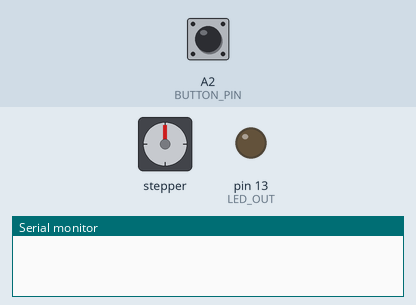
Simulated run of this sketch. Board: Arduino Leonardo, built with avr-gcc and run on an emulated ATmega32U4. On the bench: stepper motor, output pins drawn as LEDs (lit = HIGH), the last lines printed to the serial monitor. Wiring (inferred from the names in the program): stepper motor driver (200 steps per turn assumed): step pin 5; direction pin 4; enable pin 6. Inputs (shaded band) come from the test bench; at power-on: A2 (BUTTON_PIN) HIGH. USB keyboard and mouse output is not drawn; pins used as bus, display or sensor lines are not drawn.

Above: at 2.2 s.
2.3 s: A2 (BUTTON_PIN) pulled LOW for 0.15 s
At 2.73 s:
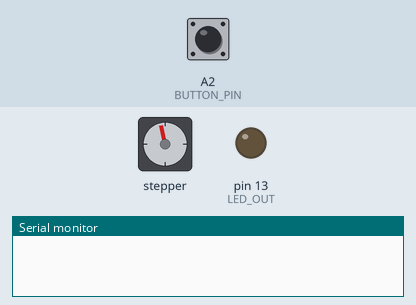
At 8.4 s:
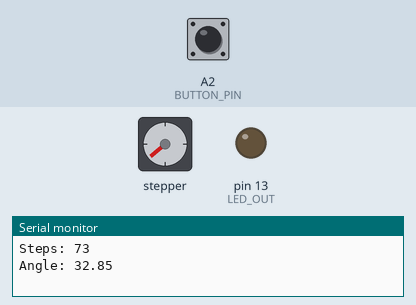
Timing chart, 0 to 17.3 s (numbered marks = the images above; inputs shaded):
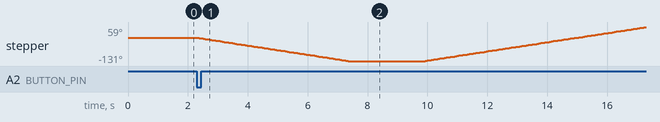

Measured:
- after the input at 2.3 s, stepper: turns 131° counter-clockwise in 5.0 s, then 190° clockwise in 7.4 s

The sketch:

Spinning-Arm-Photogrammetry.ino
```cpp
#include "Basic_Routines.h"

void setup() {

  Serial.begin(BAUDRATE);
  Keyboard.begin();
  delay (1000);

  pinMode(DIR_PIN, OUTPUT);
  pinMode(STEP_PIN, OUTPUT);
  pinMode(ENABLE_PIN, OUTPUT);
  pinMode(LED_OUT, OUTPUT);
  pinMode(BUTTON_PIN, INPUT_PULLUP);

  digitalWrite(ENABLE_PIN, HIGH);

//  homming();
}

void loop() {

  if (millis() > last_click_time + delay_between_clicks) {
    clickable = true;
  }

  if (clickable && digitalRead(BUTTON_PIN) == LOW) {
    clickable = false;
    digitalWrite(ENABLE_PIN, LOW);
    delay(5); // delay for IO's to stable
    //start photogrammetry routine:
    Keyboard.write(starting_key);  // 0
    //move to the side
    hard_move(MAX_ANGLE);
    delay(DELAY_AT_STOP);
    Keyboard.write(starting_key);  // 0
    send_keys = true;
    current_key = first_angle_key;
    next_angle_for_image = MAX_ANGLE;
    hard_move(MIN_ANGLE);
    delay(DELAY_AT_STOP);
    send_keys = false;
    hard_move(0);
    delay(5); // delay for IO's to stable
    digitalWrite(ENABLE_PIN, HIGH);
  }
}
```

Basic_Routines.h
```cpp
#ifndef BASIC_ROUTINES_H
#define BASIC_ROUTINES_H

#include "CONSTS.h"
#include <Keyboard.h>

void one_step(bool);

void set_steps(int16_t);
void set_angle(float);
void set_destination(float);
void print_steps();
void print_angle();
void print_destination();

bool in_destination();
void hard_move(float);

void homming();

void blink_Led(uint8_t, uint16_t, uint16_t);
void led_on();
void led_off();


#endif /* BASIC_ROUTINES_H */
```

Basic_Routines.ino
```cpp
#include "Basic_Routines.h"

//-------set current steps  ---------------------
void set_steps(int16_t s) {
  steps = s;
}

//---------print steps-----------
void print_steps() {
  char buffer[100];
  sprintf(buffer, "Steps: %d", steps);
  Serial.println(buffer);
}

//---------set angle---------------
void set_angle(float ang) {
  angle = ang;
}

//-------------print the current angle-------------------
void print_angle() {
  Serial.print("Angle: ");
  Serial.println(angle);
}

//------------set destination for angle---------------
void set_destination(float dest_angle) {
  destination = dest_angle;
}

//---------------print the destination-----------------
void print_destination() {
  char buffer[100];
  sprintf(buffer, "Destination: %f", destination);
  Serial.println(buffer);
}


//----------check if arm has reached the destination------
bool in_destination() {
  return (abs(angle-destination) < TOLERANCE);
}


//---------move the motor to the angle with blocking functions as delay - also sends key codes
void hard_move(float dest_angle) {
  destination = dest_angle;
  if (in_destination())
    return;
  int delta_steps = int(abs(angle-dest_angle)/angle_per_pulse);
  for (int i = 0; i < delta_steps; i++) {
    one_step((angle < dest_angle) ? false : true);
    delay(rate);

    if (send_keys) {
      if (int(angle) < next_angle_for_image) {
        Keyboard.write(KEY_CAPS_LOCK);
        // Keyboard.write(KEY_CAPS_LOCK);
        // delay(100); // You can adjust the delay as needed
        // Keyboard.release(KEY_CAPS_LOCK);
        // Keyboard.write(current_key);
        current_key++;
        if (current_key == first_angle_key + NUMBER_OF_IMAGES)
          Keyboard.write(end_key);
        next_angle_for_image -= angle_per_image;
      }
    }

  }
  print_steps();
  print_angle();
}

//----------move a motor one step-----------------
void one_step(bool move_direction) {
  if (move_direction != motor_direction){
      motor_direction = move_direction;
      digitalWrite(DIR_PIN, move_direction);
      delay(DIRECTION_CHANGE_WAIT_TIME);// wait to IO stable
  }
  digitalWrite(STEP_PIN, HIGH);
  delayMicroseconds(2);// for fasr processors may not need with ATMEGA
  digitalWrite(STEP_PIN, LOW);
  delayMicroseconds(2);
  if (move_direction == false) {
    steps++;
    angle += angle_per_pulse; }
  else {
    steps--;
    angle -= angle_per_pulse;
  }
}

//------ go to the side and calibrate to 0---------
void homming(){
  digitalWrite(ENABLE_PIN, LOW);  //enable motors
  for(int16_t i=0; i< HOMMING_STEPS; i++){
    one_step(true);
    delay(HOMMING_RATE);
  }
  // move to the center
  for(int16_t i=0; i < STEPS_TO_CENTER; ++i){
    one_step(false);
    delay(HOMMING_RATE);
  }

  set_angle(0);
  set_steps(0);
  delay(300);
  digitalWrite(ENABLE_PIN, HIGH);
}

//-------blink led XX times, Ton , Toff) --------------------
void blink_Led(uint8_t blinks_number, uint16_t on_time, uint16_t off_time){
  for(uint8_t i=0; i< blinks_number; ++i){
    digitalWrite(LED_OUT, HIGH);  //led on
    delay(on_time);
    digitalWrite(LED_OUT, LOW);  //led off
    delay(off_time);
  }
}
```

CONSTS.h
```cpp
#ifndef CONSTS.h
#define CONSTS.h
#include <Arduino.h>

#define DIR_PIN 4
#define STEP_PIN 5
#define ENABLE_PIN 6
#define LED_OUT 13
#define BUTTON_PIN A2

const uint8_t START_LED_BLINK_NUMBER = 3;
const uint16_t START_LED_BLINK_ON = 100;//ms
const uint16_t START_LED_BLINK_OFF = 200;//ms

// const float MIN_ANGLE = -33;
const float MIN_ANGLE = -33;
const float MAX_ANGLE = 33;
const float TOTAL_ANGLE = MAX_ANGLE - MIN_ANGLE;
const int NUMBER_OF_IMAGES = 12;

const uint16_t DIRECTION_CHANGE_WAIT_TIME = 500; //[ms] time wait/stop move between change direction to avoid loos steps
const uint16_t MIN_RATE = 70; //ms - minimum time between steps pulses - faster speed
const uint16_t MAX_RATE = 150; //ms - maximum, time between steps pulses - slower speed
const uint16_t HOMMING_RATE  = MIN_RATE ;
const float TOLERANCE = 0.5;// ratio to mm per pulse tolerance for not move
const uint16_t DELAY_AT_STOP = 2000;

float angle_per_pulse = 360.0/800;

bool Is_destination_done = true;
int16_t steps = 0;
int16_t HOMMING_STEPS = (MAX_ANGLE - MIN_ANGLE)/angle_per_pulse;
int16_t STEPS_TO_CENTER = (MAX_ANGLE-MIN_ANGLE)/angle_per_pulse /2;

float angle = 0;
float destination = 0;
float delta = 0;
float max_delta = TOLERANCE * angle_per_pulse;

uint16_t rate = MIN_RATE;
uint16_t delay_between_clicks = 300; //ms

bool motor_direction = false;
uint32_t last_pulse_time = 0;
uint32_t last_click_time = 0;

bool clickable = true;
bool send_keys = false;
const int starting_key = 48; // 0
const int end_key = 49; // 1
const int first_angle_key = 65; //'A'
const float angle_per_image = TOTAL_ANGLE / NUMBER_OF_IMAGES;
float next_angle_for_image = MAX_ANGLE;
float current_key = first_angle_key;

#define BAUDRATE (115200)

#endif
```
